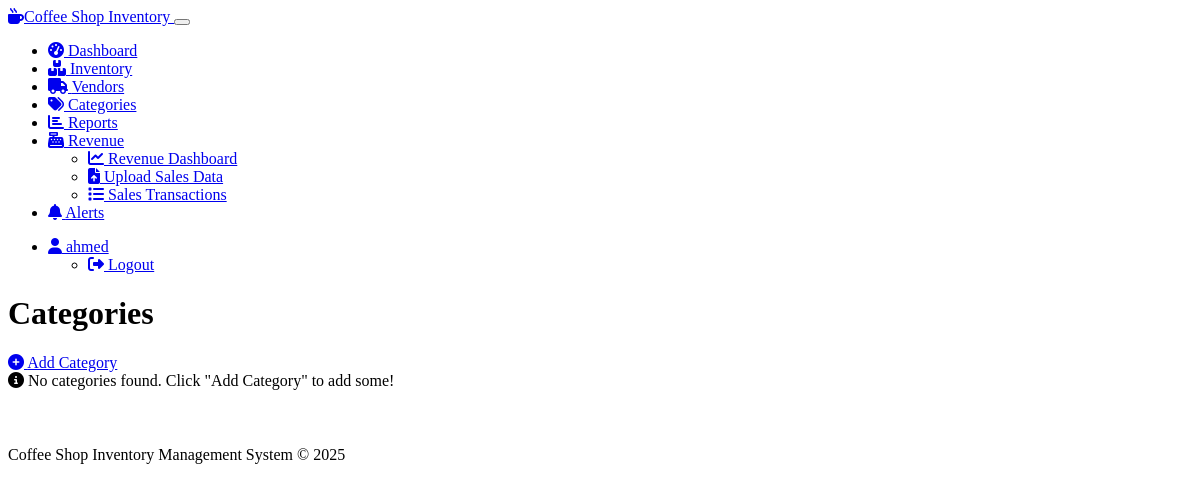
The app's page /categories (signed in), older data.
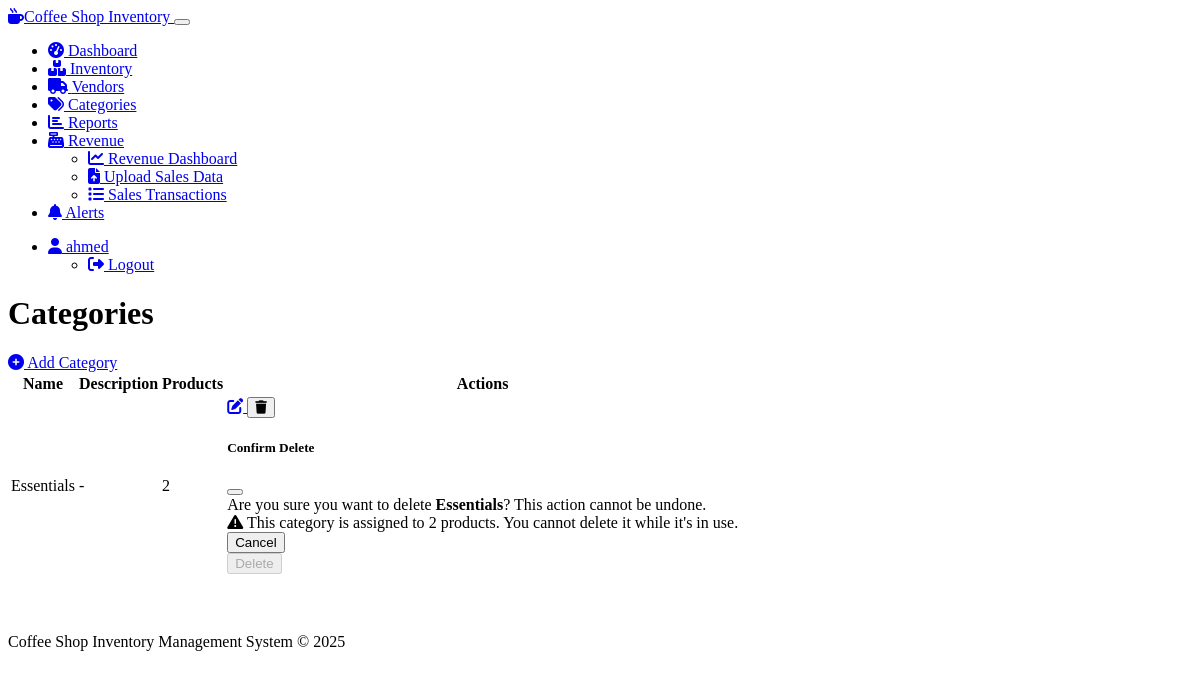
The same page, newer data.
### models.py (models this page shows, shortened)
class Category(db.Model):
    id = db.Column(db.Integer, primary_key=True)
    name = db.Column(db.String(100), nullable=False)
    description = db.Column(db.Text)
    products = db.relationship('Product', backref='category', lazy=True)

### inventory.py (the view)
@inventory.route('/categories')
@login_required
def category_list():
    categories = Category.query.order_by(Category.name).all()
    return render_template('categories.html', categories=categories)

### app.py (called while the page is built)
    @app.context_processor
    def utility_processor():
        return {
            'get_low_stock_products': get_low_stock_products,
            'get_products_by_category': get_products_by_category,
            'get_inventory_value': get_inventory_value,
            'get_transaction_history': get_transaction_history,
            'format_currency': format_currency,
            'get_category_value_distribution': get_category_value_distribution,
            'get_transaction_summary': get_transaction_summary
        }

### models.py (called while the page is built)
@login_manager.user_loader
def load_user(user_id):
    return User.query.get(int(user_id))

### utils.py (called while the page is built)
def get_low_stock_products():
    return Product.query.filter(Product.quantity <= Product.min_quantity).all()

### templates/categories.html (shortened to what the changed rows need)
{% extends "base.html" %}
{% block content %}
<div class="d-flex justify-content-between align-items-center mb-4">
    <h1 class="display-5 mb-0">Categories</h1>
</div>
<div class="card border-0 shadow-sm">
    <div class="card-body p-0">
        {% if categories %}
        <div class="table-responsive">
            <table class="table table-hover mb-0">
                <thead class="table-light">
                    <tr>
                        <th>Name</th>
                        <th>Description</th>
                        <th>Products</th>
                        <th>Actions</th>
                    </tr>
                </thead>
                <tbody>
                    {% for category in categories %}
                    <tr>
                        <td>{{ category.name }}</td>
                        <td>{{ category.description or '-' }}</td>
                        <td>{{ category.products|length }}</td>
                        <td>
                            <div class="btn-group" role="group">
                                <a href="{{ url_for('inventory.edit_category', id=category.id) }}" class="btn btn-sm btn-primary">
                                    <i class="fas fa-edit"></i>
                                </a>
                                <button type="button" class="btn btn-sm btn-danger" data-bs-toggle="modal" data-bs-target="#deleteModal{{ category.id }}">
                                    <i class="fas fa-trash"></i>
                                </button>
                            </div>
                            <div class="modal fade" id="deleteModal{{ category.id }}" tabindex="-1" aria-labelledby="deleteModalLabel{{ category.id }}" aria-hidden="true">
                                <div class="modal-dialog">
                                    <div class="modal-content">
                                        <div class="modal-header">
                                            <h5 class="modal-title" id="deleteModalLabel{{ category.id }}">Confirm Delete</h5>
                                            <button type="button" class="btn-close" data-bs-dismiss="modal" aria-label="Close"></button>
                                        </div>
                                        <div class="modal-body">
                                            Are you sure you want to delete <strong>{{ category.name }}</strong>? This action cannot be undone.
                                            {% if category.products|length > 0 %}
                                            <div class="alert alert-warning mt-3">
                                                <i class="fas fa-exclamation-triangle me-1"></i> This category is assigned to {{ category.products|length }} products. You cannot delete it while it's in use.
                                            </div>
                                            {% endif %}
                                        </div>
                                        <div class="modal-footer">
                                            <button type="button" class="btn btn-secondary" data-bs-dismiss="modal">Cancel</button>
                                            <form action="{{ url_for('inventory.delete_category', id=category.id) }}" method="POST">
                                                <button type="submit" class="btn btn-danger" {% if category.products|length > 0 %}disabled{% endif %}>Delete</button>
                                            </form>
                                        </div>
                                    </div>
                                </div>
                            </div>
                        </td>
                    </tr>
                    {% endfor %}
                </tbody>
            </table>
        </div>
        {% else %}
        <div class="alert alert-info m-3">
            <i class="fas fa-info-circle me-2"></i> No categories found. Click "Add Category" to add some!
        </div>
        {% endif %}
    </div>
</div>
{% endblock %}

Row changes from the older to the newer data that the page shows:
added Category: name "Essentials", description "-", products|length "2"
Text that changed along with them:
text no longer shown: "No categories found. Click \"Add Category\" to add some!"
text now shown: "Name Description Products Actions"
